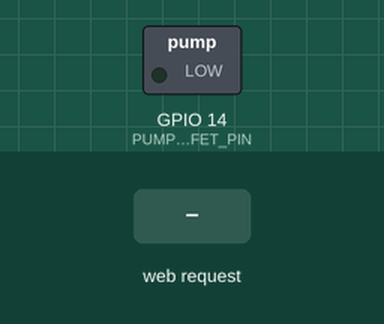
Simulated run of this sketch. Board: ESP32. On the bench: switched loads named in the sketch (green lamp = pin HIGH). The inputs (shaded band) are chosen by the test bench. WiFi joins after 1.5 s; servers stay silent unless stated; uploads are accepted with an empty reply; the camera gives no picture; what the sketch prints to the serial monitor is not drawn.

Above: at 3.0 s.
3.1 s: HTTP request GET /control?pump=ON received
At 4.0 s:
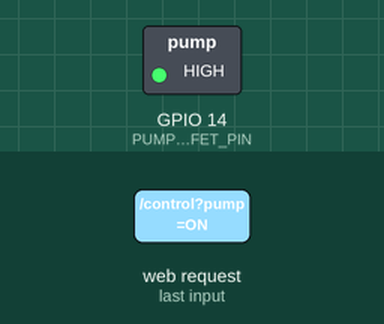
4.6 s: HTTP request GET /control?pump=OFF received
At 5.1 s:
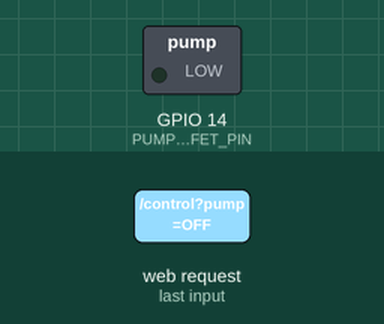
Timing chart, 0 to 7.6 s (numbered marks = the images above; inputs shaded):
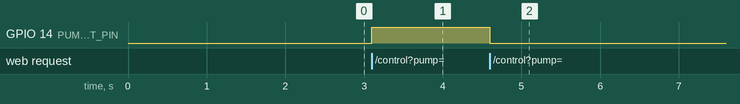

Measured:
- after the input at 3.1 s, GPIO 14 (PUMP_MOSFET_PIN): LOW → HIGH at once
- after the input at 4.6 s, GPIO 14 (PUMP_MOSFET_PIN): HIGH → LOW at once

The sketch:

esp32_cam_firmware.ino
```cpp
/**
 * AI-Thinker ESP32-CAM Firmware
 * Project: IoT-Based Precision Agriculture: Automated Leaf Disease Detection & Selective Pesticide Spraying System
 *
 * Hardware Connections:
 * - AI-Thinker ESP32-CAM (OV2640 sensor)
 * - IRLZ44N N-Channel Logic-Level MOSFET:
 *     * Gate: Connected to ESP32 GPIO 14 (with 10k pull-down resistor to GND)
 *     * Drain: Connected to 5V Micro Pesticide Pump negative terminal
 *     * Source: Connected to Common Ground (GND)
 *     * Flyback Diode (1N4007 or 1N5819): In parallel with 5V pump motor (Cathode to +5V, Anode to Drain)
 * - 5V DC Power Supply Rail shared between Pump & ESP32-CAM (2A minimum recommended)
 */

#include "esp_camera.h"
#include <WiFi.h>
#include <ESPmDNS.h>
#include <WebServer.h>
#include <HTTPClient.h>

// -------------------------------------------------------------
// 1. NETWORK & CLOUD BACKEND CREDENTIALS
// -------------------------------------------------------------
const char* WIFI_SSID     = "YOUR_WIFI_SSID";
const char* WIFI_PASSWORD = "YOUR_WIFI_PASSWORD";

// Backend API URL (Replace with your server IP / domain)
const char* BACKEND_INGEST_URL = "http://192.168.1.100:8000/api/predict_and_spray";

// -------------------------------------------------------------
// 2. HARDWARE PIN DEFINITIONS (AI-Thinker ESP32-CAM)
// -------------------------------------------------------------
#define PWDN_GPIO_NUM     32
#define RESET_GPIO_NUM    -1
#define XCLK_GPIO_NUM      0
#define SIOD_GPIO_NUM     26
#define SIOC_GPIO_NUM     27
#define Y9_GPIO_NUM       35
#define Y8_GPIO_NUM       34
#define Y7_GPIO_NUM       39
#define Y6_GPIO_NUM       36
#define Y5_GPIO_NUM       21
#define Y4_GPIO_NUM       19
#define Y3_GPIO_NUM       18
#define Y2_GPIO_NUM        5
#define VSYNC_GPIO_NUM    25
#define HREF_GPIO_NUM     23
#define PCLK_GPIO_NUM     22

// Actuator Pin: IRLZ44N MOSFET Gate
#define PUMP_MOSFET_PIN   14

// Local Web Server for Direct mDNS Actuation
WebServer server(80);

unsigned long lastCaptureTime = 0;
const unsigned long CAPTURE_INTERVAL_MS = 5000; // Capture frame every 5s

// -------------------------------------------------------------
// 3. HTTP SERVER HANDLERS FOR DIRECT ACTUATION
// -------------------------------------------------------------
void handlePumpControl() {
  if (server.hasArg("pump")) {
    String state = server.arg("pump");
    state.toUpperCase();
    if (state == "ON") {
      digitalWrite(PUMP_MOSFET_PIN, HIGH);
      server.send(200, "text/plain", "PUMP_ON_CONFIRMED");
      Serial.println("[ACTUATOR] IRLZ44N Gate Driven HIGH (5V Pump ON)");
    } else if (state == "OFF") {
      digitalWrite(PUMP_MOSFET_PIN, LOW);
      server.send(200, "text/plain", "PUMP_OFF_CONFIRMED");
      Serial.println("[ACTUATOR] IRLZ44N Gate Driven LOW (5V Pump OFF)");
    } else {
      server.send(400, "text/plain", "INVALID_PARAM");
    }
  } else {
    server.send(400, "text/plain", "MISSING_PUMP_PARAM");
  }
}

void handleStatus() {
  int pumpState = digitalRead(PUMP_MOSFET_PIN);
  String json = "{\"device\":\"esp32-leaf.local\",\"pump\":\"" + String(pumpState ? "ON" : "OFF") + "\"}";
  server.send(200, "application/json", json);
}

// -------------------------------------------------------------
// 4. CAMERA INITIALIZATION (160x120 RGB565)
// -------------------------------------------------------------
bool initCameraRGB565() {
  camera_config_t config;
  config.ledc_channel = LEDC_CHANNEL_0;
  config.ledc_timer   = LEDC_TIMER_0;
  config.pin_d0       = Y2_GPIO_NUM;
  config.pin_d1       = Y3_GPIO_NUM;
  config.pin_d2       = Y4_GPIO_NUM;
  config.pin_d3       = Y5_GPIO_NUM;
  config.pin_d4       = Y6_GPIO_NUM;
  config.pin_d5       = Y7_GPIO_NUM;
  config.pin_d6       = Y8_GPIO_NUM;
  config.pin_d7       = Y9_GPIO_NUM;
  config.pin_xclk     = XCLK_GPIO_NUM;
  config.pin_pclk     = PCLK_GPIO_NUM;
  config.pin_vsync    = VSYNC_GPIO_NUM;
  config.pin_href     = HREF_GPIO_NUM;
  config.pin_sscb_sda = SIOD_GPIO_NUM;
  config.pin_sscb_scl = SIOC_GPIO_NUM;
  config.pin_pwdn     = PWDN_GPIO_NUM;
  config.pin_reset    = RESET_GPIO_NUM;
  config.xclk_freq_hz = 20000000;

  // Unpack as raw RGB565 (16-bit per pixel)
  config.pixel_format = PIXFORMAT_RGB565;
  // Resolution: 160 x 120 (QQVGA) = 19,200 pixels = 38,400 bytes
  config.frame_size   = FRAMESIZE_QQVGA;
  config.jpeg_quality = 12;
  config.fb_count     = 1;

  esp_err_t err = esp_camera_init(&config);
  if (err != ESP_OK) {
    Serial.printf("[CAMERA] Initialization failed with error 0x%x\n", err);
    return false;
  }

  // Adjust sensor settings for outdoor agricultural lighting
  sensor_t *s = esp_camera_sensor_get();
  s->set_brightness(s, 1);
  s->set_contrast(s, 1);
  s->set_saturation(s, 2);
  s->set_whitebal(s, 1);

  Serial.println("[CAMERA] OV2640 initialized in QQVGA 160x120 RGB565 mode (38,400 bytes)");
  return true;
}

// -------------------------------------------------------------
// 5. TRANSMIT RAW 38,400 BYTES TO BACKEND
// -------------------------------------------------------------
void captureAndTransmitTelemetry() {
  Serial.println("[STREAM] Capturing foliage frame buffer...");
  camera_fb_t *fb = esp_camera_fb_get();
  if (!fb) {
    Serial.println("[STREAM] Frame buffer capture failed!");
    return;
  }

  if (fb->len != 38400) {
    Serial.printf("[STREAM] Warning: Frame buffer length %u != 38400\n", fb->len);
  }

  if (WiFi.status() == WL_CONNECTED) {
    HTTPClient http;
    http.begin(BACKEND_INGEST_URL);
    http.addHeader("Content-Type", "application/octet-stream");

    int httpCode = http.POST(fb->buf, fb->len);
    if (httpCode > 0) {
      String response = http.getString();
      Serial.printf("[STREAM] HTTP POST %d | Response: %s\n", httpCode, response.c_str());
    } else {
      Serial.printf("[STREAM] HTTP POST failed, error: %s\n", http.errorToString(httpCode).c_str());
    }
    http.end();
  } else {
    Serial.println("[STREAM] WiFi not connected, skipping transmission.");
  }

  esp_camera_fb_return(fb);
}

// -------------------------------------------------------------
// 6. SETUP & MAIN LOOP
// -------------------------------------------------------------
void setup() {
  Serial.begin(115200);
  Serial.println("\n--- Precision Agriculture ESP32-CAM Node Booting ---");

  // Actuator initialization
  pinMode(PUMP_MOSFET_PIN, OUTPUT);
  digitalWrite(PUMP_MOSFET_PIN, LOW); // Start with pump safely OFF

  // Camera setup
  if (!initCameraRGB565()) {
    Serial.println("Fatal: Camera configuration failed.");
  }

  // WiFi Connection
  WiFi.mode(WIFI_STA);
  WiFi.begin(WIFI_SSID, WIFI_PASSWORD);
  Serial.print("Connecting to WiFi");
  while (WiFi.status() != WL_CONNECTED) {
    delay(500);
    Serial.print(".");
  }
  Serial.println("\nWiFi Connected! IP Address: " + WiFi.localIP().toString());

  // Setup mDNS responder as esp32-leaf.local
  if (MDNS.begin("esp32-leaf")) {
    Serial.println("[mDNS] Responder started at: http://esp32-leaf.local");
  }

  // Configure local actuation endpoints
  server.on("/control", handlePumpControl);
  server.on("/status", handleStatus);
  server.begin();
  Serial.println("[SERVER] Local HTTP Actuator Server listening on port 80");
}

void loop() {
  server.handleClient();

  // Periodic Foliage Ingestion Trigger
  unsigned long now = millis();
  if (now - lastCaptureTime >= CAPTURE_INTERVAL_MS) {
    lastCaptureTime = now;
    captureAndTransmitTelemetry();
  }
}
```
